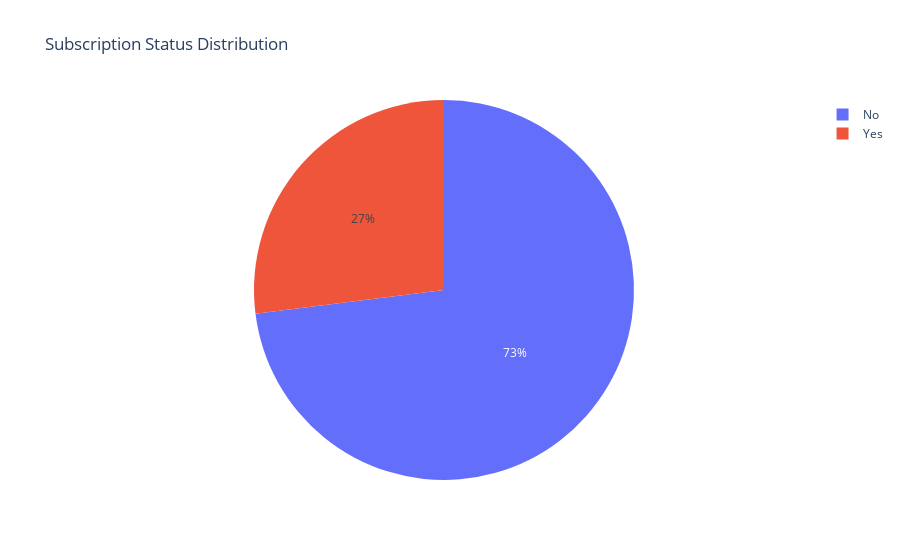

Notebook cell for this chart:
### Code cell
fig = px.pie(df, names='Subscription Status', title="Subscription Status Distribution")
fig.show()

### Figure 1 — Plotly figure (JSON) as saved in the notebook; plotly's stock layout.template omitted (floating-point values rounded to 4 significant figures; data arrays with more than 128 entries replaced by an {"elided": "..."} marker saying what was removed)
{"data": [{"domain": {"x": [0, 1], "y": [0, 1]}, "hovertemplate": "Subscription Status=%{label}<extra></extra>", "labels": {"elided": "3900 str values"}, "legendgroup": "", "name": "", "showlegend": true, "type": "pie"}], "layout": {"legend": {"tracegroupgap": 0}, "title": {"text": "Subscription Status Distribution"}}}
